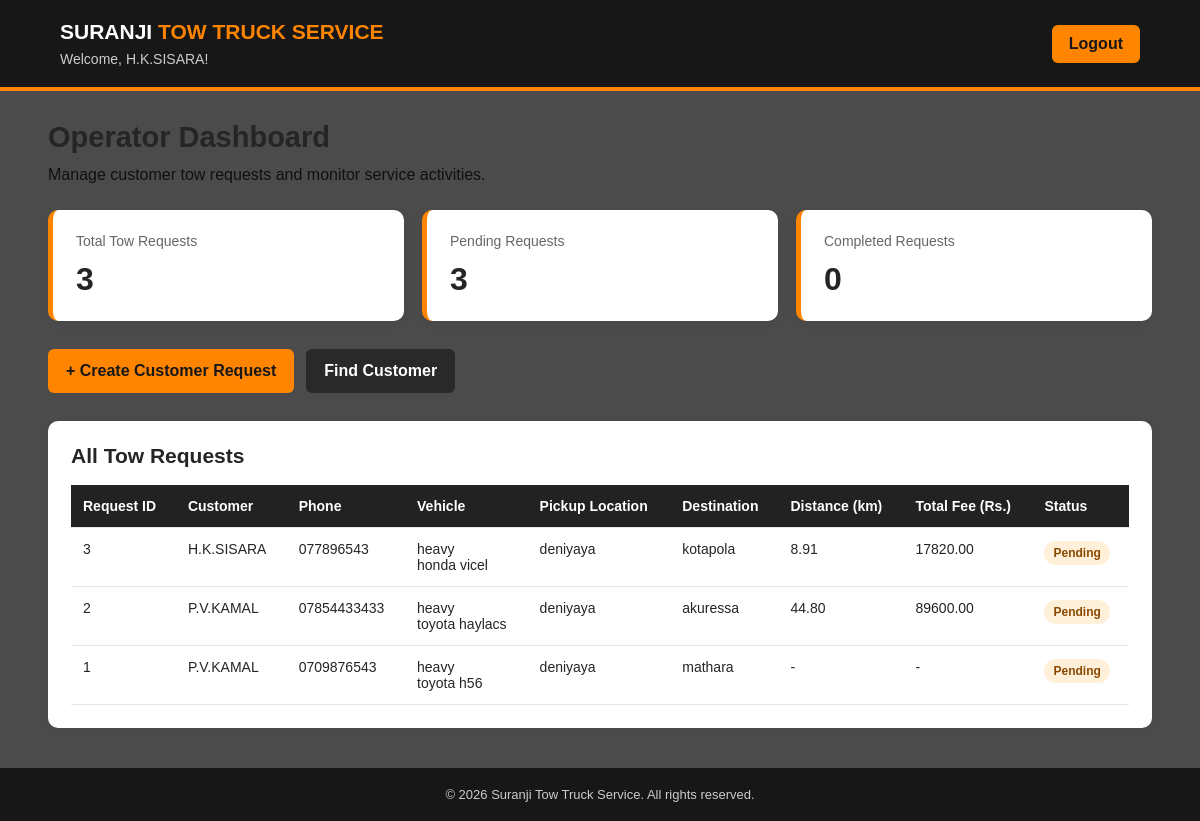
The page /tow_truck_system/operator/dashboard.php (signed in) on the database its author committed.
### tables this page shows
CREATE TABLE `tow_requests` (
  `request_id` int(11) NOT NULL,
  `customer_user_id` int(11) DEFAULT NULL,
  `created_by_operator_id` int(11) DEFAULT NULL,
  `customer_name` varchar(100) NOT NULL,
  `customer_phone` varchar(20) NOT NULL,
  `vehicle_type` varchar(50) NOT NULL,
  `vehicle_brand` varchar(100) DEFAULT NULL,
  `vehicle_model` varchar(100) DEFAULT NULL,
  `vehicle_registration` varchar(30) DEFAULT NULL,
  `vehicle_colour` varchar(50) DEFAULT NULL,
  `problem_description` text DEFAULT NULL,
  `pickup_location` varchar(255) NOT NULL,
  `destination` varchar(255) NOT NULL,
  `additional_details` text DEFAULT NULL,
  `status` varchar(30) NOT NULL DEFAULT 'Pending',
  `created_at` timestamp NOT NULL DEFAULT current_timestamp(),
  `distance_km` decimal(10,2) DEFAULT NULL,
  `total_fee` decimal(10,2) DEFAULT NULL
);

### tow_truck_system/operator/dashboard.php (the view, shortened to what this page needs)
<?php
require_once "../db.php";
$operator_name = $_SESSION["full_name"] ?? "Operator";
$total_requests = 0;
$pending_requests = 0;
$completed_requests = 0;
$requests = [];
try {
    $result = $conn->query(
        "SELECT COUNT(*) AS total FROM tow_requests"
    );
    if ($result) {
        $total_requests = (int)$result->fetch_assoc()["total"];
    }
    $result = $conn->query(
        "SELECT COUNT(*) AS total FROM tow_requests
         WHERE status = 'Pending'"
    );
    if ($result) {
        $pending_requests = (int)$result->fetch_assoc()["total"];
    }
    $result = $conn->query(
        "SELECT COUNT(*) AS total FROM tow_requests
         WHERE status = 'Completed'"
    );
    if ($result) {
        $completed_requests = (int)$result->fetch_assoc()["total"];
    }
    $result = $conn->query(
        "SELECT * FROM tow_requests ORDER BY 1 DESC"
    );
    if ($result) {
        while ($row = $result->fetch_assoc()) {
            $requests[] = $row;
        }
    }
} catch (Throwable $e) {
    $error_message =
        "Request data load karanna bari una. Database table eke columns saha connection eka check karanna.";
}
function safeText($value) {
    return htmlspecialchars((string)($value ?? ""), ENT_QUOTES, "UTF-8");
}
?>
<!DOCTYPE html>
<html lang="en">
<head>
</head>
<body>
<header>
    <div>
        <div class="brand">SURANJI <span>TOW TRUCK SERVICE</span></div>
        <p class="welcome">
            Welcome, <?= safeText($operator_name) ?>!
        </p>
    </div>
    <a class="logout" href="../logout.php">Logout</a>
</header>
<main class="container">
    <div class="page-heading">
        <h1>Operator Dashboard</h1>
        <p>Manage customer tow requests and monitor service activities.</p>
    </div>
    <div class="stats">
        <div class="stat-card">
            <p>Total Tow Requests</p>
            <h2><?= $total_requests ?></h2>
        </div>
        <div class="stat-card">
            <p>Pending Requests</p>
            <h2><?= $pending_requests ?></h2>
        </div>
        <div class="stat-card">
            <p>Completed Requests</p>
            <h2><?= $completed_requests ?></h2>
        </div>
    </div>
    <div class="actions">
         <a class="action-btn" href="../user/request.php">
    + Create Customer Request
</a>
        <a class="action-btn secondary" href="customers.php">
            Find Customer
        </a>
    </div>
    <section class="section">
        <h2>All Tow Requests</h2>
        <?php if (count($requests) > 0): ?>
            <div class="table-wrap">
                <table>
                    <thead>
                        <tr>
                            <th>Request ID</th>
                            <th>Customer</th>
                            <th>Phone</th>
                            <th>Vehicle</th>
                            <th>Pickup Location</th>
                            <th>Destination</th>
                            <th>Distance (km)</th>
                            <th>Total Fee (Rs.)</th>
                            <th>Status</th>
                        </tr>
                    </thead>
                    <tbody>
                        <?php foreach ($requests as $request): ?>
                            <tr>
                                <td>
                                    <?= safeText(
                                        $request["request_id"]
                                        ?? $request["id"]
                                        ?? "-"
                                    ) ?>
                                </td>
                                <td><?= safeText($request["customer_name"] ?? "-") ?></td>
                                <td><?= safeText($request["customer_phone"] ?? "-") ?></td>
                                <td>
                                    <?= safeText($request["vehicle_type"] ?? "-") ?>
                                    <br>
                                    <?= safeText($request["vehicle_brand"] ?? "") ?>
                                    <?= safeText($request["vehicle_model"] ?? "") ?>
                                </td>
                                <td><?= safeText($request["pickup_location"] ?? "-") ?></td>
                                <td><?= safeText($request["destination"] ?? "-") ?></td>
                                <td><?= safeText($request["distance_km"] ?? "-") ?></td>
                                <td><?= safeText($request["total_fee"] ?? "-") ?></td>
                                <td>
                                    <span class="status">
                                        <?= safeText($request["status"] ?? "Unknown") ?>
                                    </span>
                                </td>
                            </tr>
                        <?php endforeach; ?>
                    </tbody>
                </table>
            </div>
        <?php else: ?>
            <p class="empty">No tow requests found yet.</p>
        <?php endif; ?>
    </section>
</main>
<footer>
    &copy; <?= date("Y") ?> Suranji Tow Truck Service. All rights reserved.
</footer>
</body>
</html>

### tow_truck_system/operator/dashboard.php (style rules this page uses)
* { margin: 0; padding: 0; box-sizing: border-box; }
body { font-family: Arial, Helvetica, sans-serif; background: #4c4b4b; color: #252525; }
header { background: #171717; color: white; padding: 20px 5%; display: flex; justify-content: space-between; align-items: center; gap: 15px; flex-wrap: wrap; border-bottom: 4px solid #ff8500; }
.brand { font-size: 21px; font-weight: bold; }
.brand span { color: #ff8500; }
.welcome { margin-top: 7px; color: #cccccc; font-size: 14px; }
.logout { background: #ff8500; color: #171717; padding: 10px 17px; border-radius: 6px; text-decoration: none; font-weight: bold; }
.container { width: 92%; max-width: 1250px; margin: 30px auto; }
.page-heading { margin-bottom: 22px; }
.page-heading h1 { font-size: 29px; margin-bottom: 8px; }
.page-heading p { color: #101010; line-height: 1.6; }
.stats { display: grid; grid-template-columns: repeat(3, minmax(0, 1fr)); gap: 18px; margin-bottom: 28px; }
.stat-card { background: white; padding: 23px; border-radius: 10px; border-left: 5px solid #ff8500; box-shadow: 0 3px 12px #0000000d; }
.stat-card p { color: #666; font-size: 14px; margin-bottom: 12px; }
.stat-card h2 { font-size: 32px; }
.actions { display: flex; gap: 12px; flex-wrap: wrap; margin-bottom: 28px; }
.action-btn { display: inline-block; padding: 13px 18px; border-radius: 6px; text-decoration: none; font-weight: bold; background: #ff8500; color: #171717; }
.action-btn.secondary { background: #292929; color: white; }
.section { background: white; border-radius: 10px; padding: 23px; margin-bottom: 25px; box-shadow: 0 3px 12px #0000000d; }
.section h2 { font-size: 21px; margin-bottom: 17px; }
.table-wrap { width: 100%; overflow-x: auto; }
table { width: 100%; border-collapse: collapse; min-width: 850px; }
th, td { text-align: left; padding: 13px 12px; border-bottom: 1px solid #e6e6e6; font-size: 14px; vertical-align: top; }
th { background: #222; color: white; }
.status { display: inline-block; background: #fff0d9; color: #8a4800; padding: 5px 9px; border-radius: 20px; font-size: 12px; font-weight: bold; }
footer { background: #171717; color: #ccc; text-align: center; padding: 19px; margin-top: 40px; font-size: 13px; }

### rows shown on the page
tow_requests: request_id "3", customer_name "H.K.SISARA", customer_phone "077896543", vehicle_type "heavy", vehicle_brand "honda", vehicle_model "vicel", pickup_location "deniyaya", destination "kotapola", distance_km "8.91", total_fee "17820.00", status "Pending"
tow_requests: request_id "2", customer_name "P.V.KAMAL", customer_phone "07854433433", vehicle_type "heavy", vehicle_brand "toyota", vehicle_model "haylacs", pickup_location "deniyaya", destination "akuressa", distance_km "44.80", total_fee "89600.00", status "Pending"
tow_requests: request_id "1", customer_name "P.V.KAMAL", customer_phone "0709876543", vehicle_type "heavy", vehicle_brand "toyota", vehicle_model "h56", pickup_location "deniyaya", destination "mathara", distance_km "-", total_fee "-", status "Pending"

### other values the page prints
safeText($operator_name) "H.K.SISARA"
$total_requests "3"
$pending_requests "3"
$completed_requests "0"
